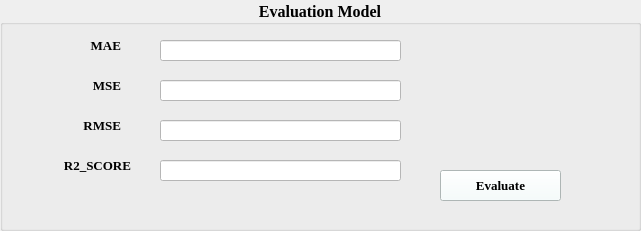
     <widget class="QGroupBox" name="groupBox_6">
      <property name="geometry">
       <rect>
        <x>40</x>
        <y>470</y>
        <width>641</width>
        <height>231</height>
       </rect>
      </property>
      <property name="font">
       <font>
        <family>Times New Roman</family>
        <pointsize>12</pointsize>
        <weight>75</weight>
        <bold>true</bold>
       </font>
      </property>
      <property name="title">
       <string>Evaluation Model</string>
      </property>
      <property name="alignment">
       <set>Qt::AlignCenter</set>
      </property>
      <widget class="QLabel" name="labeIsCategory_9">
       <property name="geometry">
        <rect>
         <x>80</x>
         <y>30</y>
         <width>41</width>
         <height>31</height>
        </rect>
       </property>
       <property name="font">
        <font>
         <family>Times New Roman</family>
         <pointsize>10</pointsize>
         <weight>75</weight>
         <bold>true</bold>
        </font>
       </property>
       <property name="styleSheet">
        <string notr="true"/>
       </property>
       <property name="text">
        <string>MAE</string>
       </property>
       <property name="alignment">
        <set>Qt::AlignRight|Qt::AlignTrailing|Qt::AlignVCenter</set>
       </property>
      </widget>
      <widget class="QLabel" name="labeIsCategory_10">
       <property name="geometry">
        <rect>
         <x>60</x>
         <y>70</y>
         <width>61</width>
         <height>31</height>
        </rect>
       </property>
       <property name="font">
        <font>
         <family>Times New Roman</family>
         <pointsize>10</pointsize>
         <weight>75</weight>
         <bold>true</bold>
        </font>
       </property>
       <property name="styleSheet">
        <string notr="true"/>
       </property>
       <property name="text">
        <string>MSE</string>
       </property>
       <property name="alignment">
        <set>Qt::AlignRight|Qt::AlignTrailing|Qt::AlignVCenter</set>
       </property>
      </widget>
      <widget class="QLabel" name="labeIsCategory_11">
       <property name="geometry">
        <rect>
         <x>70</x>
         <y>110</y>
         <width>51</width>
         <height>31</height>
        </rect>
       </property>
       <property name="font">
        <font>
         <family>Times New Roman</family>
         <pointsize>10</pointsize>
         <weight>75</weight>
         <bold>true</bold>
        </font>
       </property>
       <property name="styleSheet">
        <string notr="true"/>
       </property>
       <property name="text">
        <string>RMSE</string>
       </property>
       <property name="alignment">
        <set>Qt::AlignRight|Qt::AlignTrailing|Qt::AlignVCenter</set>
       </property>
      </widget>
      <widget class="QLabel" name="labeIsCategory_12">
       <property name="geometry">
        <rect>
         <x>40</x>
         <y>150</y>
         <width>91</width>
         <height>31</height>
        </rect>
       </property>
       <property name="font">
        <font>
         <family>Times New Roman</family>
         <pointsize>10</pointsize>
         <weight>75</weight>
         <bold>true</bold>
        </font>
       </property>
       <property name="styleSheet">
        <string notr="true"/>
       </property>
       <property name="text">
        <string>R2_SCORE</string>
       </property>
       <property name="alignment">
        <set>Qt::AlignRight|Qt::AlignTrailing|Qt::AlignVCenter</set>
       </property>
      </widget>
      <widget class="QLineEdit" name="lineEdit_9">
       <property name="geometry">
        <rect>
         <x>160</x>
         <y>40</y>
         <width>241</width>
         <height>21</height>
        </rect>
       </property>
       <property name="styleSheet">
        <string notr="true">background-color: rgb(255, 255, 255);</string>
       </property>
      </widget>
      <widget class="QLineEdit" name="lineEdit_10">
       <property name="geometry">
        <rect>
         <x>160</x>
         <y>80</y>
         <width>241</width>
         <height>21</height>
        </rect>
       </property>
       <property name="styleSheet">
        <string notr="true">background-color: rgb(255, 255, 255);</string>
       </property>
      </widget>
      <widget class="QLineEdit" name="lineEdit_11">
       <property name="geometry">
        <rect>
         <x>160</x>
         <y>120</y>
         <width>241</width>
         <height>21</height>
        </rect>
       </property>
       <property name="styleSheet">
        <string notr="true">background-color: rgb(255, 255, 255);</string>
       </property>
      </widget>
      <widget class="QLineEdit" name="lineEdit_12">
       <property name="geometry">
        <rect>
         <x>160</x>
         <y>160</y>
         <width>241</width>
         <height>21</height>
        </rect>
       </property>
       <property name="styleSheet">
        <string notr="true">background-color: rgb(255, 255, 255);</string>
       </property>
      </widget>
      <widget class="QPushButton" name="pushButtonPredict_3">
       <property name="geometry">
        <rect>
         <x>440</x>
         <y>170</y>
         <width>121</width>
         <height>31</height>
        </rect>
       </property>
       <property name="font">
        <font>
         <family>Times New Roman</family>
         <pointsize>10</pointsize>
         <weight>75</weight>
         <bold>true</bold>
        </font>
       </property>
       <property name="styleSheet">
        <string notr="true">background-color: rgb(244, 255, 254);</string>
       </property>
       <property name="text">
        <string>Evaluate</string>
       </property>
      </widget>
     </widget>
